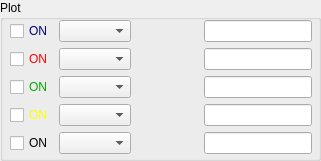
   <widget class="QGroupBox" name="groupBoxCurrentPlot">
    <property name="geometry">
     <rect>
      <x>10</x>
      <y>50</y>
      <width>321</width>
      <height>161</height>
     </rect>
    </property>
    <property name="title">
     <string>Plot</string>
    </property>
    <widget class="QWidget" name="layoutWidget">
     <property name="geometry">
      <rect>
       <x>10</x>
       <y>20</y>
       <width>302</width>
       <height>136</height>
      </rect>
     </property>
     <layout class="QVBoxLayout" name="verticalLayout_7">
      <item>
       <layout class="QHBoxLayout" name="horizontalLayout_2">
        <item>
         <widget class="QCheckBox" name="checkBoxOnChannel_1">
          <property name="palette">
           <palette>
            <active>
             <colorrole role="WindowText">
              <brush brushstyle="SolidPattern">
               <color alpha="255">
                <red>0</red>
                <green>0</green>
                <blue>127</blue>
               </color>
              </brush>
             </colorrole>
             <colorrole role="Dark">
              <brush brushstyle="SolidPattern">
               <color alpha="255">
                <red>0</red>
                <green>0</green>
                <blue>127</blue>
               </color>
              </brush>
             </colorrole>
             <colorrole role="Text">
              <brush brushstyle="SolidPattern">
               <color alpha="255">
                <red>0</red>
                <green>0</green>
                <blue>0</blue>
               </color>
              </brush>
             </colorrole>
             <colorrole role="ButtonText">
              <brush brushstyle="SolidPattern">
               <color alpha="255">
                <red>0</red>
                <green>0</green>
                <blue>0</blue>
               </color>
              </brush>
             </colorrole>
            </active>
            <inactive>
             <colorrole role="WindowText">
              <brush brushstyle="SolidPattern">
               <color alpha="255">
                <red>0</red>
                <green>0</green>
                <blue>127</blue>
               </color>
              </brush>
             </colorrole>
             <colorrole role="Dark">
              <brush brushstyle="SolidPattern">
               <color alpha="255">
                <red>0</red>
                <green>0</green>
                <blue>127</blue>
               </color>
              </brush>
             </colorrole>
             <colorrole role="Text">
              <brush brushstyle="SolidPattern">
               <color alpha="255">
                <red>0</red>
                <green>0</green>
                <blue>0</blue>
               </color>
              </brush>
             </colorrole>
             <colorrole role="ButtonText">
              <brush brushstyle="SolidPattern">
               <color alpha="255">
                <red>0</red>
                <green>0</green>
                <blue>0</blue>
               </color>
              </brush>
             </colorrole>
            </inactive>
            <disabled>
             <colorrole role="WindowText">
              <brush brushstyle="SolidPattern">
               <color alpha="255">
                <red>0</red>
                <green>0</green>
                <blue>127</blue>
               </color>
              </brush>
             </colorrole>
             <colorrole role="Dark">
              <brush brushstyle="SolidPattern">
               <color alpha="255">
                <red>0</red>
                <green>0</green>
                <blue>127</blue>
               </color>
              </brush>
             </colorrole>
             <colorrole role="Text">
              <brush brushstyle="SolidPattern">
               <color alpha="255">
                <red>0</red>
                <green>0</green>
                <blue>127</blue>
               </color>
              </brush>
             </colorrole>
             <colorrole role="ButtonText">
              <brush brushstyle="SolidPattern">
               <color alpha="255">
                <red>0</red>
                <green>0</green>
                <blue>127</blue>
               </color>
              </brush>
             </colorrole>
            </disabled>
           </palette>
          </property>
          <property name="text">
           <string>ON</string>
          </property>
         </widget>
        </item>
        <item>
         <widget class="QComboBox" name="comboBoxChannel_1"/>
        </item>
        <item>
         <spacer name="horizontalSpacer_6">
          <property name="orientation">
           <enum>Qt::Horizontal</enum>
          </property>
          <property name="sizeHint" stdset="0">
           <size>
            <width>40</width>
            <height>20</height>
           </size>
          </property>
         </spacer>
        </item>
        <item>
         <widget class="QLineEdit" name="lineEditChannel_1"/>
        </item>
       </layout>
      </item>
      <item>
       <layout class="QHBoxLayout" name="horizontalLayout_4">
        <item>
         <widget class="QCheckBox" name="checkBoxOnChannel_2">
          <property name="palette">
           <palette>
            <active>
             <colorrole role="WindowText">
              <brush brushstyle="SolidPattern">
               <color alpha="255">
                <red>255</red>
                <green>0</green>
                <blue>0</blue>
               </color>
              </brush>
             </colorrole>
             <colorrole role="Dark">
              <brush brushstyle="SolidPattern">
               <color alpha="255">
                <red>255</red>
                <green>0</green>
                <blue>0</blue>
               </color>
              </brush>
             </colorrole>
             <colorrole role="Text">
              <brush brushstyle="SolidPattern">
               <color alpha="255">
                <red>0</red>
                <green>0</green>
                <blue>0</blue>
               </color>
              </brush>
             </colorrole>
             <colorrole role="ButtonText">
              <brush brushstyle="SolidPattern">
               <color alpha="255">
                <red>0</red>
                <green>0</green>
                <blue>0</blue>
               </color>
              </brush>
             </colorrole>
            </active>
            <inactive>
             <colorrole role="WindowText">
              <brush brushstyle="SolidPattern">
               <color alpha="255">
                <red>255</red>
                <green>0</green>
                <blue>0</blue>
               </color>
              </brush>
             </colorrole>
             <colorrole role="Dark">
              <brush brushstyle="SolidPattern">
               <color alpha="255">
                <red>255</red>
                <green>0</green>
                <blue>0</blue>
               </color>
              </brush>
             </colorrole>
             <colorrole role="Text">
              <brush brushstyle="SolidPattern">
               <color alpha="255">
                <red>0</red>
                <green>0</green>
                <blue>0</blue>
               </color>
              </brush>
             </colorrole>
             <colorrole role="ButtonText">
              <brush brushstyle="SolidPattern">
               <color alpha="255">
                <red>0</red>
                <green>0</green>
                <blue>0</blue>
               </color>
              </brush>
             </colorrole>
            </inactive>
            <disabled>
             <colorrole role="WindowText">
              <brush brushstyle="SolidPattern">
               <color alpha="255">
                <red>255</red>
                <green>0</green>
                <blue>0</blue>
               </color>
              </brush>
             </colorrole>
             <colorrole role="Dark">
              <brush brushstyle="SolidPattern">
               <color alpha="255">
                <red>255</red>
                <green>0</green>
                <blue>0</blue>
               </color>
              </brush>
             </colorrole>
             <colorrole role="Text">
              <brush brushstyle="SolidPattern">
               <color alpha="255">
                <red>255</red>
                <green>0</green>
                <blue>0</blue>
               </color>
              </brush>
             </colorrole>
             <colorrole role="ButtonText">
              <brush brushstyle="SolidPattern">
               <color alpha="255">
                <red>255</red>
                <green>0</green>
                <blue>0</blue>
               </color>
              </brush>
             </colorrole>
            </disabled>
           </palette>
          </property>
          <property name="text">
           <string>ON</string>
          </property>
         </widget>
        </item>
        <item>
         <widget class="QComboBox" name="comboBoxChannel_2"/>
        </item>
        <item>
         <spacer name="horizontalSpacer_7">
          <property name="orientation">
           <enum>Qt::Horizontal</enum>
          </property>
          <property name="sizeHint" stdset="0">
           <size>
            <width>40</width>
            <height>20</height>
           </size>
          </property>
         </spacer>
        </item>
        <item>
         <widget class="QLineEdit" name="lineEditChannel_2"/>
        </item>
       </layout>
      </item>
      <item>
       <layout class="QHBoxLayout" name="horizontalLayout_5">
        <item>
         <widget class="QCheckBox" name="checkBoxOnChannel_3">
          <property name="palette">
           <palette>
            <active>
             <colorrole role="WindowText">
              <brush brushstyle="SolidPattern">
               <color alpha="255">
                <red>0</red>
                <green>170</green>
                <blue>0</blue>
               </color>
              </brush>
             </colorrole>
             <colorrole role="Dark">
              <brush brushstyle="SolidPattern">
               <color alpha="255">
                <red>0</red>
                <green>170</green>
                <blue>0</blue>
               </color>
              </brush>
             </colorrole>
             <colorrole role="Text">
              <brush brushstyle="SolidPattern">
               <color alpha="255">
                <red>0</red>
                <green>0</green>
                <blue>0</blue>
               </color>
              </brush>
             </colorrole>
             <colorrole role="ButtonText">
              <brush brushstyle="SolidPattern">
               <color alpha="255">
                <red>0</red>
                <green>0</green>
                <blue>0</blue>
               </color>
              </brush>
             </colorrole>
            </active>
            <inactive>
             <colorrole role="WindowText">
              <brush brushstyle="SolidPattern">
               <color alpha="255">
                <red>0</red>
                <green>170</green>
                <blue>0</blue>
               </color>
              </brush>
             </colorrole>
             <colorrole role="Dark">
              <brush brushstyle="SolidPattern">
               <color alpha="255">
                <red>0</red>
                <green>170</green>
                <blue>0</blue>
               </color>
              </brush>
             </colorrole>
             <colorrole role="Text">
              <brush brushstyle="SolidPattern">
               <color alpha="255">
                <red>0</red>
                <green>0</green>
                <blue>0</blue>
               </color>
              </brush>
             </colorrole>
             <colorrole role="ButtonText">
              <brush brushstyle="SolidPattern">
               <color alpha="255">
                <red>0</red>
                <green>0</green>
                <blue>0</blue>
               </color>
              </brush>
             </colorrole>
            </inactive>
            <disabled>
             <colorrole role="WindowText">
              <brush brushstyle="SolidPattern">
               <color alpha="255">
                <red>0</red>
                <green>170</green>
                <blue>0</blue>
               </color>
              </brush>
             </colorrole>
             <colorrole role="Dark">
              <brush brushstyle="SolidPattern">
               <color alpha="255">
                <red>0</red>
                <green>170</green>
                <blue>0</blue>
               </color>
              </brush>
             </colorrole>
             <colorrole role="Text">
              <brush brushstyle="SolidPattern">
               <color alpha="255">
                <red>0</red>
                <green>170</green>
                <blue>0</blue>
               </color>
              </brush>
             </colorrole>
             <colorrole role="ButtonText">
              <brush brushstyle="SolidPattern">
               <color alpha="255">
                <red>0</red>
                <green>170</green>
                <blue>0</blue>
               </color>
              </brush>
             </colorrole>
            </disabled>
           </palette>
          </property>
          <property name="text">
           <string>ON</string>
          </property>
         </widget>
        </item>
        <item>
         <widget class="QComboBox" name="comboBoxChannel_3"/>
        </item>
        <item>
         <spacer name="horizontalSpacer_8">
          <property name="orientation">
           <enum>Qt::Horizontal</enum>
          </property>
          <property name="sizeHint" stdset="0">
           <size>
            <width>40</width>
            <height>20</height>
           </size>
          </property>
         </spacer>
        </item>
        <item>
         <widget class="QLineEdit" name="lineEditChannel_3"/>
        </item>
       </layout>
      </item>
      <item>
       <layout class="QHBoxLayout" name="horizontalLayout_6">
        <item>
         <widget class="QCheckBox" name="checkBoxOnChannel_4">
          <property name="palette">
           <palette>
            <active>
             <colorrole role="WindowText">
              <brush brushstyle="SolidPattern">
               <color alpha="255">
                <red>255</red>
                <green>255</green>
                <blue>0</blue>
               </color>
              </brush>
             </colorrole>
             <colorrole role="Dark">
              <brush brushstyle="SolidPattern">
               <color alpha="255">
                <red>255</red>
                <green>255</green>
                <blue>0</blue>
               </color>
              </brush>
             </colorrole>
             <colorrole role="Text">
              <brush brushstyle="SolidPattern">
               <color alpha="255">
                <red>0</red>
                <green>0</green>
                <blue>0</blue>
               </color>
              </brush>
             </colorrole>
             <colorrole role="ButtonText">
              <brush brushstyle="SolidPattern">
               <color alpha="255">
                <red>0</red>
                <green>0</green>
                <blue>0</blue>
               </color>
              </brush>
             </colorrole>
            </active>
            <inactive>
             <colorrole role="WindowText">
              <brush brushstyle="SolidPattern">
               <color alpha="255">
                <red>255</red>
                <green>255</green>
                <blue>0</blue>
               </color>
              </brush>
             </colorrole>
             <colorrole role="Dark">
              <brush brushstyle="SolidPattern">
               <color alpha="255">
                <red>255</red>
                <green>255</green>
                <blue>0</blue>
               </color>
              </brush>
             </colorrole>
             <colorrole role="Text">
              <brush brushstyle="SolidPattern">
               <color alpha="255">
                <red>0</red>
                <green>0</green>
                <blue>0</blue>
               </color>
              </brush>
             </colorrole>
             <colorrole role="ButtonText">
              <brush brushstyle="SolidPattern">
               <color alpha="255">
                <red>0</red>
                <green>0</green>
                <blue>0</blue>
               </color>
              </brush>
             </colorrole>
            </inactive>
            <disabled>
             <colorrole role="WindowText">
              <brush brushstyle="SolidPattern">
               <color alpha="255">
                <red>255</red>
                <green>255</green>
                <blue>0</blue>
               </color>
              </brush>
             </colorrole>
             <colorrole role="Dark">
              <brush brushstyle="SolidPattern">
               <color alpha="255">
                <red>255</red>
                <green>255</green>
                <blue>0</blue>
               </color>
              </brush>
             </colorrole>
             <colorrole role="Text">
              <brush brushstyle="SolidPattern">
               <color alpha="255">
                <red>255</red>
                <green>255</green>
                <blue>0</blue>
               </color>
              </brush>
             </colorrole>
             <colorrole role="ButtonText">
              <brush brushstyle="SolidPattern">
               <color alpha="255">
                <red>255</red>
                <green>255</green>
                <blue>0</blue>
               </color>
              </brush>
             </colorrole>
            </disabled>
           </palette>
          </property>
          <property name="text">
           <string>ON</string>
          </property>
         </widget>
        </item>
        <item>
         <widget class="QComboBox" name="comboBoxChannel_4"/>
        </item>
        <item>
         <spacer name="horizontalSpacer_10">
          <property name="orientation">
           <enum>Qt::Horizontal</enum>
          </property>
          <property name="sizeHint" stdset="0">
           <size>
            <width>40</width>
            <height>20</height>
           </size>
          </property>
         </spacer>
        </item>
        <item>
         <widget class="QLineEdit" name="lineEditChannel_4"/>
        </item>
       </layout>
      </item>
      <item>
       <layout class="QHBoxLayout" name="horizontalLayout_7">
        <item>
         <widget class="QCheckBox" name="checkBoxOnChannel_5">
          <property name="palette">
           <palette>
            <active>
             <colorrole role="WindowText">
              <brush brushstyle="SolidPattern">
               <color alpha="255">
                <red>0</red>
                <green>0</green>
                <blue>0</blue>
               </color>
              </brush>
             </colorrole>
             <colorrole role="Dark">
              <brush brushstyle="SolidPattern">
               <color alpha="255">
                <red>0</red>
                <green>0</green>
                <blue>0</blue>
               </color>
              </brush>
             </colorrole>
             <colorrole role="Text">
              <brush brushstyle="SolidPattern">
               <color alpha="255">
                <red>0</red>
                <green>0</green>
                <blue>0</blue>
               </color>
              </brush>
             </colorrole>
             <colorrole role="ButtonText">
              <brush brushstyle="SolidPattern">
               <color alpha="255">
                <red>0</red>
                <green>0</green>
                <blue>0</blue>
               </color>
              </brush>
             </colorrole>
            </active>
            <inactive>
             <colorrole role="WindowText">
              <brush brushstyle="SolidPattern">
               <color alpha="255">
                <red>0</red>
                <green>0</green>
                <blue>0</blue>
               </color>
              </brush>
             </colorrole>
             <colorrole role="Dark">
              <brush brushstyle="SolidPattern">
               <color alpha="255">
                <red>0</red>
                <green>0</green>
                <blue>0</blue>
               </color>
              </brush>
             </colorrole>
             <colorrole role="Text">
              <brush brushstyle="SolidPattern">
               <color alpha="255">
                <red>0</red>
                <green>0</green>
                <blue>0</blue>
               </color>
              </brush>
             </colorrole>
             <colorrole role="ButtonText">
              <brush brushstyle="SolidPattern">
               <color alpha="255">
                <red>0</red>
                <green>0</green>
                <blue>0</blue>
               </color>
              </brush>
             </colorrole>
            </inactive>
            <disabled>
             <colorrole role="WindowText">
              <brush brushstyle="SolidPattern">
               <color alpha="255">
                <red>0</red>
                <green>0</green>
                <blue>0</blue>
               </color>
              </brush>
             </colorrole>
             <colorrole role="Dark">
              <brush brushstyle="SolidPattern">
               <color alpha="255">
                <red>0</red>
                <green>0</green>
                <blue>0</blue>
               </color>
              </brush>
             </colorrole>
             <colorrole role="Text">
              <brush brushstyle="SolidPattern">
               <color alpha="255">
                <red>0</red>
                <green>0</green>
                <blue>0</blue>
               </color>
              </brush>
             </colorrole>
             <colorrole role="ButtonText">
              <brush brushstyle="SolidPattern">
               <color alpha="255">
                <red>0</red>
                <green>0</green>
                <blue>0</blue>
               </color>
              </brush>
             </colorrole>
            </disabled>
           </palette>
          </property>
          <property name="text">
           <string>ON</string>
          </property>
         </widget>
        </item>
        <item>
         <widget class="QComboBox" name="comboBoxChannel_5"/>
        </item>
        <item>
         <spacer name="horizontalSpacer_13">
          <property name="orientation">
           <enum>Qt::Horizontal</enum>
          </property>
          <property name="sizeHint" stdset="0">
           <size>
            <width>40</width>
            <height>20</height>
           </size>
          </property>
         </spacer>
        </item>
        <item>
         <widget class="QLineEdit" name="lineEditChannel_5"/>
        </item>
       </layout>
      </item>
     </layout>
    </widget>
   </widget>
